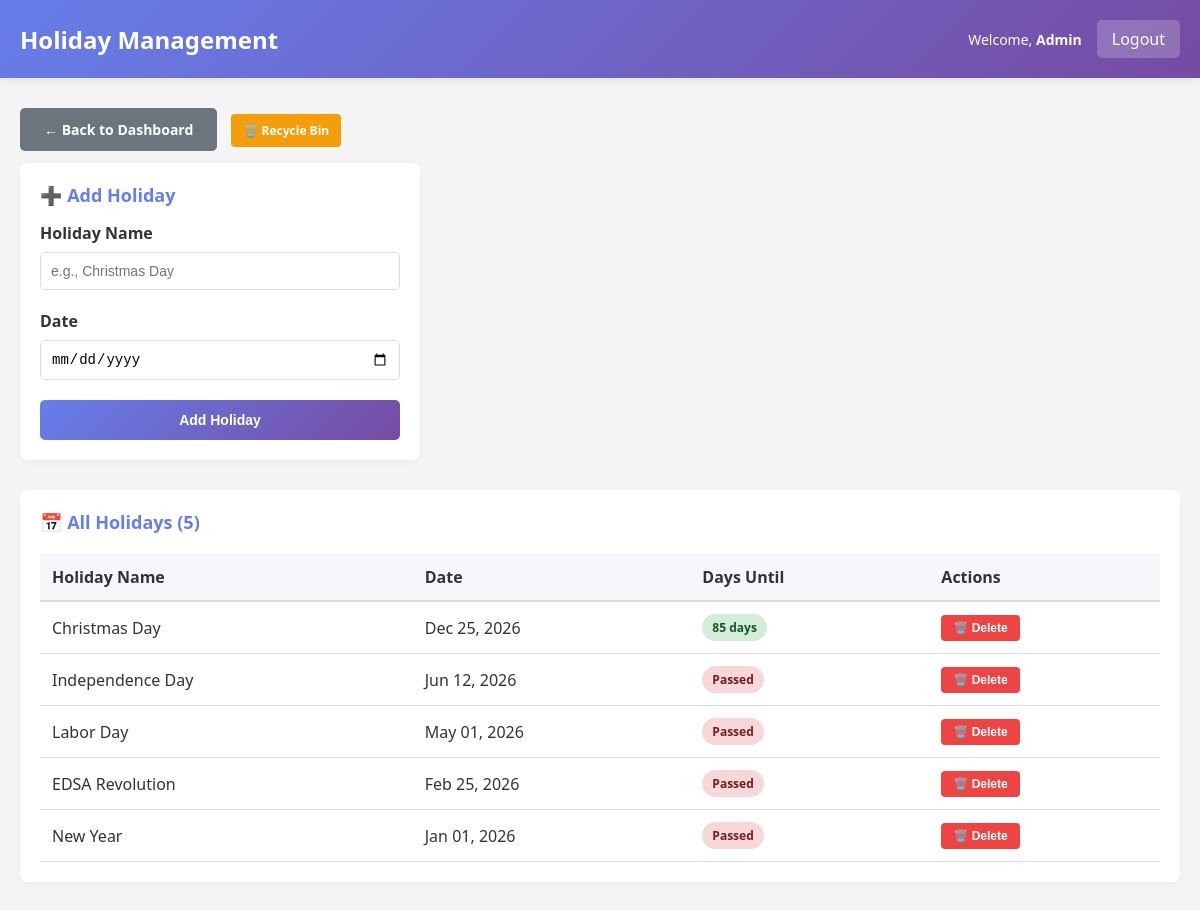
Screenshot of /admin/manage_holidays.php (signed in) with the database file from the repository.
### tables this page shows
CREATE TABLE `employees` (
  `employee_id` int(11) NOT NULL AUTO_INCREMENT,
  `employee_code` varchar(20) NOT NULL,
  `first_name` varchar(50) NOT NULL,
  `last_name` varchar(50) NOT NULL,
  `email` varchar(100) NOT NULL,
  `phone` varchar(20) DEFAULT NULL,
  `position` varchar(100) DEFAULT NULL,
  `salary` decimal(10,2) DEFAULT NULL,
  `date_hired` date DEFAULT NULL,
  `status` enum('active','inactive') DEFAULT 'active',
  `created_at` timestamp NOT NULL DEFAULT current_timestamp(),
  `updated_at` timestamp NOT NULL DEFAULT current_timestamp() ON UPDATE current_timestamp(),
  `department` varchar(100) DEFAULT NULL,
  `qr_code` varchar(255) DEFAULT NULL,
  `qr_generated_date` datetime DEFAULT NULL,
  PRIMARY KEY (`employee_id`),
  UNIQUE KEY `employee_code` (`employee_code`),
  UNIQUE KEY `email` (`email`)
);

CREATE TABLE `holidays` (
  `holiday_id` int(11) NOT NULL AUTO_INCREMENT,
  `holiday_name` varchar(100) NOT NULL,
  `holiday_date` date NOT NULL,
  `created_at` timestamp NOT NULL DEFAULT current_timestamp(),
  `is_deleted` tinyint(1) DEFAULT 0,
  `deleted_at` timestamp NULL DEFAULT NULL,
  `deleted_by` int(11) DEFAULT NULL,
  PRIMARY KEY (`holiday_id`),
  KEY `idx_holidays_deleted` (`is_deleted`,`deleted_at`)
);

### includes/functions.php (called while the page is built, shortened)
<?php
function get_employee_info($conn, $employee_id) {
    $stmt = $conn->prepare("SELECT * FROM employees WHERE employee_id = ? LIMIT 1");
    $stmt->bind_param("i", $employee_id);
    $stmt->execute();
    $res = $stmt->get_result();
    $row = $res->fetch_assoc();
    return $row ?: null;
}
function format_date($date) {
    return date('M d, Y', strtotime($date));
}
?>

### admin/manage_holidays.php (the view, shortened to what this page needs)
<?php
require_once '../config/database.php';
require_once '../includes/functions.php';
$admin = get_employee_info($conn, $_SESSION['employee_id']);
$holidays = [];
$stmt = $conn->prepare("SELECT holiday_id, holiday_name, holiday_date FROM holidays WHERE is_deleted = FALSE ORDER BY holiday_date DESC");
if ($stmt) {
    $stmt->execute();
    $res = $stmt->get_result();
    $holidays = $res ? $res->fetch_all(MYSQLI_ASSOC) : [];
}
?>
<!DOCTYPE html>
<html lang="en">
<head>
    <link rel="stylesheet" href="../assets/css/style.css">
</head>
<body>
    <div class="navbar">
        <h2>Holiday Management</h2>
        <div class="navbar-user">
            <span>Welcome, <strong><?php echo htmlspecialchars($admin['first_name']); ?></strong></span>
            <a href="../logout.php">Logout</a>
        </div>
    </div>
    <div class="container">
        <a href="dashboard.php" class="btn btn-secondary" style="margin-bottom: 12px;">← Back to Dashboard</a>
        <a href="recycle_bin.php" class="recycle-link">🗑️ Recycle Bin</a>
        <div class="card" style="max-width: 400px; margin-bottom: 30px;">
            <h3>➕ Add Holiday</h3>
            <form method="POST">
                <div class="form-group">
                    <label for="holiday_name">Holiday Name</label>
                    <input type="text" name="holiday_name" id="holiday_name" placeholder="e.g., Christmas Day" required>
                </div>
                <div class="form-group">
                    <label for="holiday_date">Date</label>
                    <input type="date" name="holiday_date" id="holiday_date" required>
                </div>
                <button type="submit" name="add_holiday" class="btn btn-primary" style="width: 100%;">Add Holiday</button>
            </form>
        </div>
        <div class="table-container">
            <h3>📅 All Holidays (<?php echo count($holidays); ?>)</h3>
            <?php if (empty($holidays)): ?>
                <div style="padding: 20px; text-align: center; color: #666;">No holidays found. Create one above!</div>
            <?php else: ?>
                <table>
                    <thead>
                        <tr>
                            <th>Holiday Name</th>
                            <th>Date</th>
                            <th>Days Until</th>
                            <th>Actions</th>
                        </tr>
                    </thead>
                    <tbody>
                        <?php foreach ($holidays as $holiday): ?>
                            <?php
                                $holiday_time = strtotime($holiday['holiday_date']);
                                $today_time = strtotime(date('Y-m-d'));
                                $days_until = floor(($holiday_time - $today_time) / 86400);
                            ?>
                        <tr>
                            <td><?php echo htmlspecialchars($holiday['holiday_name']); ?></td>
                            <td><?php echo format_date($holiday['holiday_date']); ?></td>
                            <td>
                                <?php if ($days_until < 0): ?>
                                    <span class="badge badge-danger">Passed</span>
                                <?php elseif ($days_until == 0): ?>
                                    <span class="badge badge-warning">Today!</span>
                                <?php else: ?>
                                    <span class="badge badge-success"><?php echo $days_until; ?> days</span>
                                <?php endif; ?>
                            </td>
                            <td>
                                <form method="POST" style="display:inline;" onsubmit="return confirm('Move this holiday to recycle bin?');">
                                    <button class="btn-delete" type="submit">🗑️ Delete</button>
                                </form>
                            </td>
                        </tr>
                        <?php endforeach; ?>
                    </tbody>
                </table>
            <?php endif; ?>
        </div>
    </div>
</body>
</html>

### assets/css/style.css (style rules this page uses)
* { margin: 0; padding: 0; box-sizing: border-box; }
body { font-family: 'Segoe UI', Tahoma, Geneva, Verdana, sans-serif; background-color: #f5f5f5; color: #333; }
.navbar { background: linear-gradient(135deg, #667eea 0%, #764ba2 100%); color: white; padding: 20px; display: flex; justify-content: space-between; align-items: center; box-shadow: 0 2px 10px rgba(0, 0, 0, 0.1); }
.navbar h2 { font-size: 24px; font-weight: 600; }
.navbar-user { display: flex; gap: 15px; align-items: center; }
.navbar-user span { font-size: 14px; }
.navbar-user a { background: rgba(255, 255, 255, 0.2); color: white; padding: 8px 15px; text-decoration: none; border-radius: 5px; transition: background 0.3s; }
.container { max-width: 1200px; margin: 30px auto; padding: 0 20px; }
.card { background: white; border-radius: 8px; padding: 20px; margin-bottom: 20px; box-shadow: 0 2px 10px rgba(0, 0, 0, 0.05); }
.card h3 { color: #667eea; margin-bottom: 15px; font-size: 18px; }
.btn { display: inline-block; padding: 12px 24px; border: none; border-radius: 5px; cursor: pointer; font-size: 14px; font-weight: 600; text-decoration: none; transition: all 0.3s; }
.btn-primary { background: linear-gradient(135deg, #667eea 0%, #764ba2 100%); color: white; }
.btn-secondary { background: #6c757d; color: white; }
.table-container { background: white; border-radius: 8px; padding: 20px; margin-bottom: 20px; box-shadow: 0 2px 10px rgba(0, 0, 0, 0.05); }
.table-container h3 { color: #667eea; margin-bottom: 20px; font-size: 18px; }
table { width: 100%; border-collapse: collapse; }
table thead { background-color: #f8f9fa; border-bottom: 2px solid #ddd; }
table th { padding: 12px; text-align: left; font-weight: 600; color: #333; }
table td { padding: 12px; border-bottom: 1px solid #ddd; }
.badge { display: inline-block; padding: 5px 10px; border-radius: 20px; font-size: 12px; font-weight: 600; }
.badge-success { background-color: #d4edda; color: #155724; }
.badge-danger { background-color: #f8d7da; color: #721c24; }
.form-group { margin-bottom: 20px; }
label { display: block; margin-bottom: 8px; font-weight: 600; color: #333; }
input[type="text"], input[type="email"], input[type="password"], input[type="number"], input[type="date"], select, textarea { width: 100%; padding: 10px; border: 1px solid #ddd; border-radius: 5px; font-size: 14px; transition: border-color 0.3s; }

### admin/manage_holidays.php (style rules this page uses)
.recycle-link { display: inline-block; margin-left: 10px; padding: 8px 12px; background: #f59e0b; color: white; text-decoration: none; border-radius: 4px; font-weight: 600; font-size: 12px; }
table { width: 100%; border-collapse: collapse; }
th, td { padding: 12px; text-align: left; border-bottom: 1px solid #eee; }
th { background: #f7f7fb; font-weight: 600; }
.btn-delete { background: #ef4444; color: white; padding: 6px 12px; border: none; border-radius: 4px; cursor: pointer; font-size: 12px; font-weight: 600; }

### rows the page displays
employees: first_name "Admin"
holidays: holiday_name "Christmas Day", holiday_date "Dec 25, 2026"
holidays: holiday_name "Independence Day", holiday_date "Jun 12, 2026", shows "Passed"
holidays: holiday_name "Labor Day", holiday_date "May 01, 2026", shows "Passed"
holidays: holiday_name "EDSA Revolution", holiday_date "Feb 25, 2026", shows "Passed"
holidays: holiday_name "New Year", holiday_date "Jan 01, 2026", shows "Passed"

### other values shown
count($holidays) "5"
